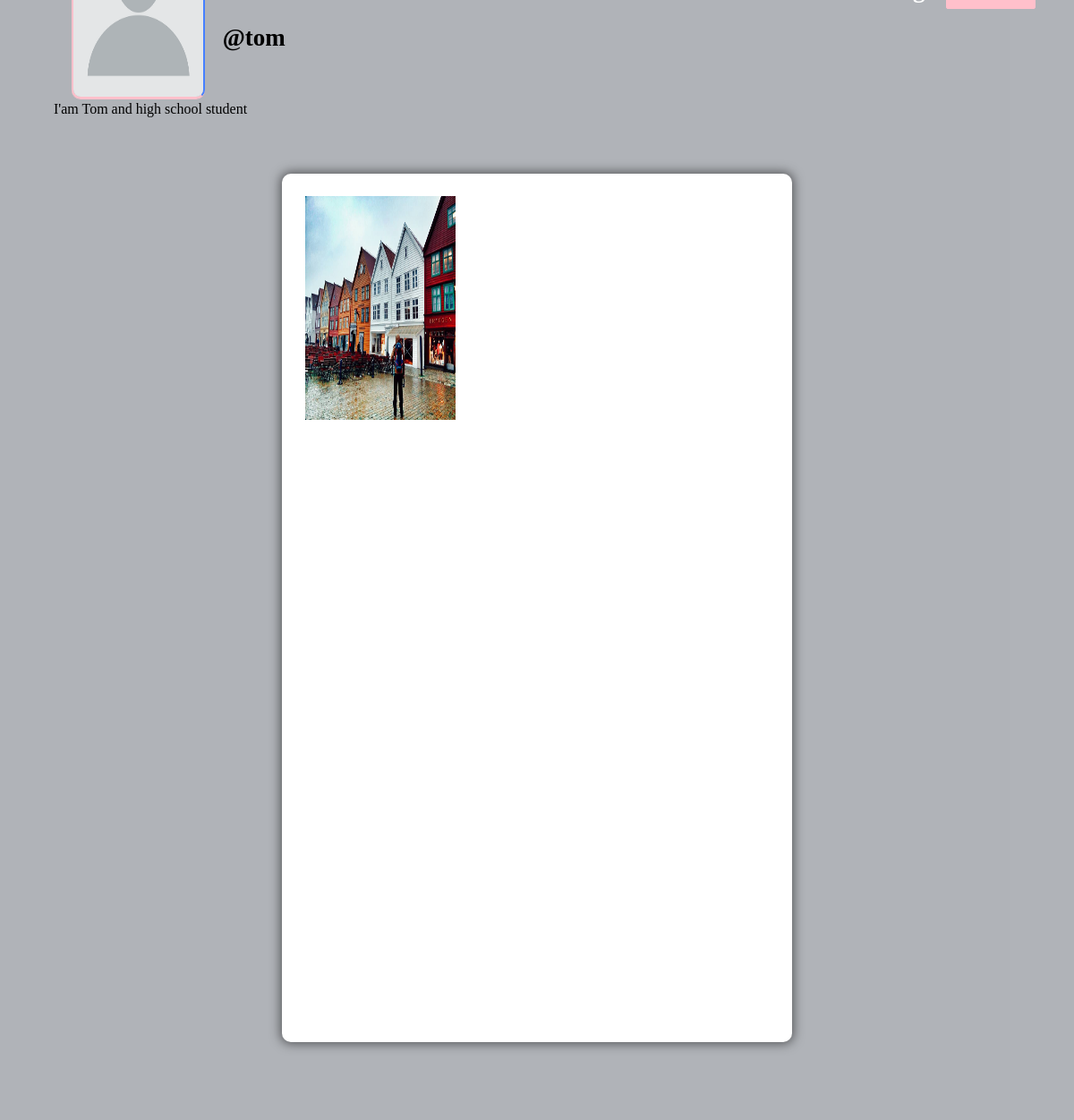
The app's page /profile/tom (signed in) with its own data.
### core/models.py (models this page shows, shortened)
class Profile(models.Model):
    user = models.ForeignKey(User, on_delete=models.CASCADE)
    id_user = models.IntegerField()
    bio = models.TextField(blank=True)
    profileimg = models.ImageField(upload_to='profile_images', default='blank-profile-picture.png')
    location = models.CharField(max_length=100, blank=True)

class Post(models.Model):
    id = models.UUIDField(primary_key=True, default=uuid.uuid4)
    user = models.CharField(max_length=100)
    image = models.ImageField(upload_to='post_images')
    caption = models.TextField()
    created_at = models.DateTimeField(default=datetime.now)
    no_of_likes = models.IntegerField(default=0)

### core/views.py (the view)
# urls.py: path('profile/<str:pk>', views.profile, name='profile'),
@login_required(login_url='signin')
def profile(request, pk):
    user_object = User.objects.get(username=pk)
    user_profile = Profile.objects.get(user=user_object)
    user_posts = Post.objects.filter(user=pk)
    user_post_length = len(user_posts)
    follower = request.user.username
    user = pk
    if FollowersCount.objects.filter(follower=follower, user=user).first():
        button_text = 'Unfollow'
    else:
        button_text = 'Follow'
    user_followers = len(FollowersCount.objects.filter(user=pk))
    user_following = len(FollowersCount.objects.filter(follower=pk))
    context = {
        'user_object': user_object,
        'user_profile': user_profile,
        'user_posts': user_posts,
        'user_post_length': user_post_length,
        'button_text': button_text,
        'user_followers': user_followers,
        'user_following': user_following,
    }
    return render(request, 'profile.html', context)

### templates/profile.html (shortened to what this page needs)
{% load static %}
<!DOCTYPE html>
<html lang="en">
<head>
    <link rel="stylesheet" href="{% static 'css/main.min.css' %}">
    <link rel="stylesheet" href="{% static 'css/style.css' %}">
    <link rel="stylesheet" href="{% static 'css/color.css' %}">
    <link rel="stylesheet" href="{% static 'css/responsive.css' %}">
</head>
<body>
	<section>
			<div class="feature-photo">
				<figure><img src="{% static 'images/resources/timeline-1.jpg' %}" alt=""></figure>
				<form action="/follow" method="POST">
					<div class="add-btn">
					{% if user_object.username == user.username %}
					<a href="/settings" data-ripple="">Account Settings</a>
					{% else %}
					<a data-ripple=""><button type="submit" style="background-color: #ffc0cb; border: #ffc0cb;">{{button_text}}</button></a>
					{% endif %}
					</div>
				</form>
				<div class="container-fluid">
					<div class="row merged">
						<div class="col-lg-2 col-sm-3">
							<div class="user-avatar">
								<figure>
									<img src="{{user_profile.profileimg.url}}" style="height: 250px; width: 100%;" alt="">
								</figure>
							</div>
						</div>
						<div class="col-lg-10 col-sm-9">
							<div class="timeline-info">
								<ul>
									<li class="admin-name">
									  <h5 style="color: black;white-space: nowrap; width: 110px; font-size: 27px;"><b>@{{user_profile.user.username}}</b></h5>
									</li>
								</ul>
							</div>
						</div>
					</div>
				</div>
			</div>
		</section>
		<section>
			<div class="bio">
				{{user_profile.bio}}
			</div>
		</section>
	<section>
		<div class="gap gray-bg">
			<div class="container-fluid">
				<div class="row">
					<div class="col-lg-12">
						<div class="row" id="page-contents">
							<div class="col-lg-3">
								<aside class="sidebar static">
								</aside>
							</div>
							<div class="col-lg-6">
								<div class="central-meta">
									<ul class="photos">
										{% for post in user_posts %}
										<li>
											<a class="strip" href="{{post.image.url}}" title="" data-strip-group="mygroup" data-strip-group-options="loop: false">
												<img src="{{post.image.url}}" style="height: 250px; width: 300px;" alt=""></a>
										</li>
										{% endfor %}
									</ul>
								</div>
							</div>
							<div class="col-lg-3">
								<aside class="sidebar static">
								</aside>
							</div>
						</div>
					</div>
				</div>
			</div>
		</div>
	</section>
</body>
</html>

### static/css/color.css (style rules this page uses)
#nprogress .bar, .timeline-info > ul li a::before, .add-btn > a, .activitiez > li::before, form button, .colla-apps > li a:hover, a.underline:before, .setting-row input:checked + label, .user-avatar:hover .edit-phto, .error-meta > a, .color-bg, .add-butn, .nav.nav-tabs.likes-btn > li a.active, a.dislike-btn, .drop > a:hover, .btn-view.btn-load-more:hover, .accordion .card h5 button[aria-expanded="true"], .chat-head, .f-page > figure em, .inbox-panel-head > ul > li > a, .nav-tabs--left .nav-link.active, .nav-tabs--left .nav-link.active:hover, footer .widget-title h4::before, #topcontrol, .sidebar .widget-title::before, .f-title::before, .g-post-classic > figure > i::after, .purify > a, .help-list > a:hover, .open-position::before, .info > a, .category-box:hover, .category-box.selected, a.main-btn, .section-heading::before, .getquot-baner, .more-branches > h4::before, .is-helpful > a, .cart-optionz > li > a:hover, .paginationz > li a:hover, .paginationz > li a.active, .shopping-cart, a.btn2:hover, .form-submit > input[type="submit"], button.submit-checkout, .delete-cart:hover, .proceed .button, .amount-area .update-cart, a.addnewforum, .apply-bttons > a { background: orange; }

### static/css/responsive.css (style rules this page uses)
@media screen and (max-width: 1281px) and (min-width: 1024px) { .photos > li { min-width: 32.2%; width: 32.2%; } }
@media screen and (max-width: 1281px) and (min-width: 1024px) { .timeline-info { line-height: 51px; } }
@media screen and (max-width: 1281px) and (min-width: 1024px) { .timeline-info .admin-name > h5 { font-size: 20px; } }
@media screen and (max-width: 1281px) and (min-width: 1024px) { .user-avatar { width: 80.2% } }

### records on screen
Profile: profileimg (placeholder picture), user.username "tom", bio "I'am Tom and high school student"
Post: image (picture)
